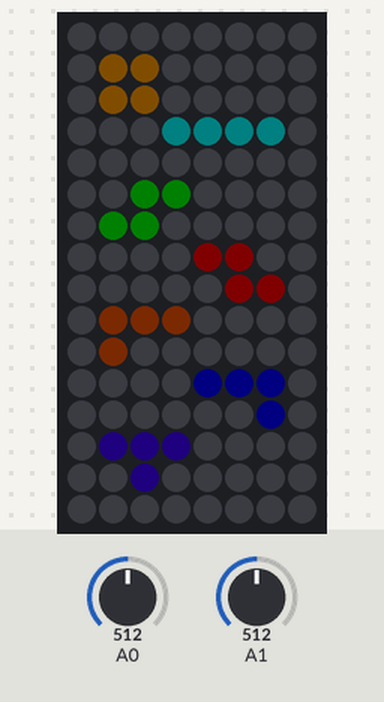
This sketch was run on a simulated Arduino Uno, built with avr-gcc and run on an emulated ATmega328P. On the bench: 8×16 RGB LED matrix (first LED top left, wired row by row). The test bench sets the inputs (shaded band); at power-on: A1 = 512, A0 = 512. Dim RGB values are drawn brighter than linear; random numbers use the default seed unless the sketch sets one.

Above: at 1.2 s.
1.3 s: A1 set to 882
2.8 s: A1 set to 917
At 4.78 s:
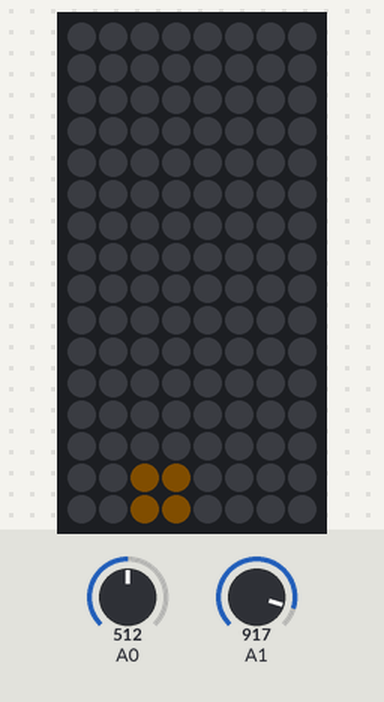
4.8 s: A0 set to 586
7.8 s: A0 set to 617
At 9.5 s:
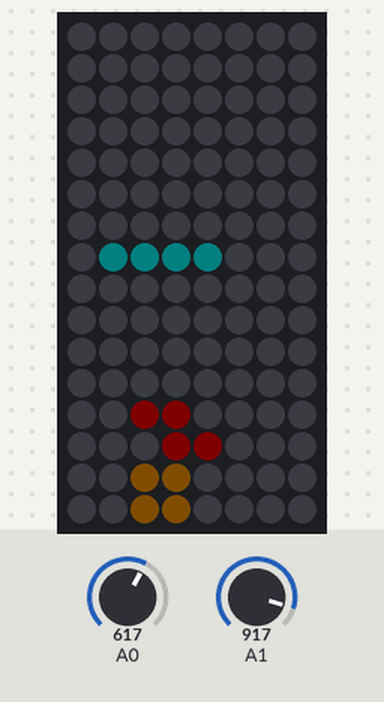
10.8 s: A0 set to 511
At 12.62 s:
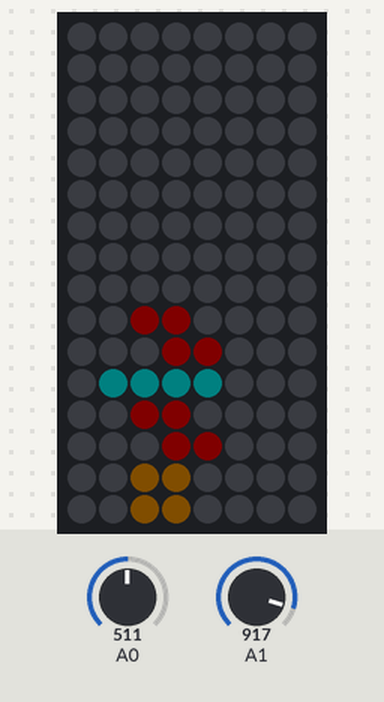
13.2 s: A1 set to 890
At 18.2 s:
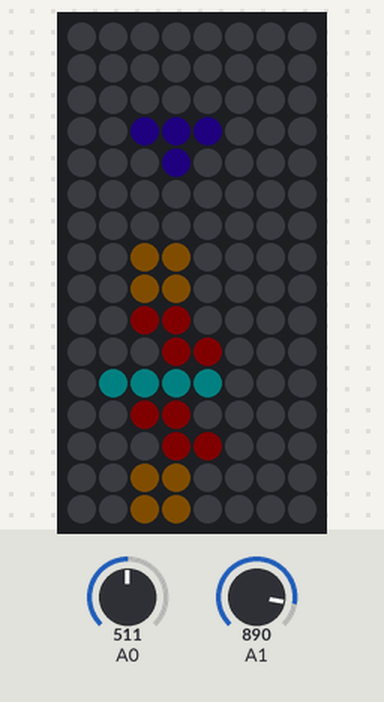

The sketch:

CH_63_02.ino
```cpp
#include <Adafruit_NeoMatrix.h>

#define DOT(block, subPattern, x, y) \
  patterns[patternStart[block] + subPattern][y * 4 + x]

#define FOREGROUND  1     // 블록 패턴에서의 전경과 배경
#define BACKGROUND  0

#define UP      0   // 이동 방향 상수
#define DOWN    1
#define LEFT    2
#define RIGHT     3
#define NO_MOVE   4   // 조이스틱 움직임 없음

// 방향 결정을 위한 가변저항의 값 범위
#define VR_MIN    100   // [0 100] 왼쪽/위쪽
#define VR_MID1   400   // [400 600] 움직임 없음
#define VR_MID2   600
#define VR_MAX  900   // [900 1023] 오른쪽/아래쪽

#define STATE_INITIAL     1   // 초기 상태
#define STATE_GAME_PLAYING  2   // 게임 진행 상태
#define STATE_GAME_END  3   // 게임 종료 상태

const byte patterns[][16] = {   // 블록 데이터
  {0, 0, 0, 0, 0, 1, 1, 0, 0, 1, 1, 0, 0, 0, 0, 0},   // P0 : 0
  {0, 0, 0, 0, 1, 1, 1, 1, 0, 0, 0, 0, 0, 0, 0, 0},   // P1 : 1
  {0, 0, 1, 0, 0, 0, 1, 0, 0, 0, 1, 0, 0, 0, 1, 0},
  {0, 0, 0, 0, 0, 0, 1, 1, 0, 1, 1, 0, 0, 0, 0, 0},   // P2 : 3
  {0, 0, 1, 0, 0, 0, 1, 1, 0, 0, 0, 1, 0, 0, 0, 0},
  {0, 0, 0, 0, 0, 1, 1, 0, 0, 0, 1, 1, 0, 0, 0, 0},   // P3 : 5
  {0, 0, 0, 1, 0, 0, 1, 1, 0, 0, 1, 0, 0, 0, 0, 0},
  {0, 0, 0, 0, 0, 1, 1, 1, 0, 1, 0, 0, 0, 0, 0, 0},   // P4 : 7
  {0, 0, 1, 0, 0, 0, 1, 0, 0, 0, 1, 1, 0, 0, 0, 0},
  {0, 0, 0, 1, 0, 1, 1, 1, 0, 0, 0, 0, 0, 0, 0, 0},
  {0, 1, 1, 0, 0, 0, 1, 0, 0, 0, 1, 0, 0, 0, 0, 0},
  {0, 0, 0, 0, 0, 1, 1, 1, 0, 0, 0, 1, 0, 0, 0, 0},   // P5 : 11
  {0, 0, 1, 1, 0, 0, 1, 0, 0, 0, 1, 0, 0, 0, 0, 0},
  {0, 1, 0, 0, 0, 1, 1, 1, 0, 0, 0, 0, 0, 0, 0, 0},
  {0, 0, 1, 0, 0, 0, 1, 0, 0, 1, 1, 0, 0, 0, 0, 0},
  {0, 0, 0, 0, 0, 1, 1, 1, 0, 0, 1, 0, 0, 0, 0, 0},   // P6 : 15
  {0, 0, 1, 0, 0, 0, 1, 1, 0, 0, 1, 0, 0, 0, 0, 0},
  {0, 0, 1, 0, 0, 1, 1, 1, 0, 0, 0, 0, 0, 0, 0, 0},
  {0, 0, 1, 0, 0, 1, 1, 0, 0, 0, 1, 0, 0, 0, 0, 0}
};

byte BLOCKS = 7;      // 블록의 종류
// 배열에서 블록 데이터가 시작하는 위치
byte patternStart[7] = {0, 1, 3, 5, 7, 11, 15};
// 각 블록이 회전에 따라 가지는 모양 개수
byte patternNo[7] = {1, 2, 2, 2, 4, 4, 4};

byte gameScreen[16][8] = {0, };     // 게임 화면 저장 배열
byte currentBlock = 0;      // 현재 블록 인덱스
byte currentSubPattern = 0;     // 현재 블록의 회전에 따른 하위 인덱스
int currentX, currentY;       // 블록의 현재 위치

int ROWS = 8, COLUMNS = 8;    // 네오픽셀 매트릭스 크기
int NUM_X = 1, NUM_Y = 2;     // x 및 y 방향으로 연결된 매트릭스 수
int PIN = 6;          // 네오픽셀 매트릭스 연결 핀

// 두 개의 연결된 네오픽셀 매트릭스 제어 객체 생성
Adafruit_NeoMatrix matrix = Adafruit_NeoMatrix(COLUMNS, ROWS,
                            NUM_X, NUM_Y, PIN,
                            NEO_MATRIX_TOP + NEO_MATRIX_RIGHT
                            + NEO_MATRIX_ROWS + NEO_MATRIX_ZIGZAG
                            + NEO_TILE_TOP + NEO_TILE_LEFT + NEO_TILE_COLUMNS);

uint16_t colors[8] = {      // 각 블록의 색상
  matrix.Color(0xFF, 0xD7, 0x00), matrix.Color(0x00, 0xFF, 0xFF),
  matrix.Color(0X00, 0xFF, 0x00), matrix.Color(0xFF, 0x00, 0x00),
  matrix.Color(0xCD, 0x85, 0x3F), matrix.Color(0x00, 0x00, 0xFF),
  matrix.Color(0x8A, 0x2B, 0xE2)
};

byte state = STATE_INITIAL;     // 초기 화면에서 시작

int INTERVAL = 500;       // 블록 움직임 간격
unsigned long timePrevious;     // 블록 움직임 간격
int JOYSTICK_DELAY = 150;     // 조이스틱 연속 조작 간격

void setup() {
  matrix.begin();       // 네오픽셀 매트릭스 초기화
  matrix.setBrightness(5);    // 밝기 정도 [0 255]

  randomSeed(analogRead(A3));     // 난수 발생기 초기화

  displayInitialScreen();       // 초기 화면 표시
  timePrevious = millis();
}

void displayGameEndScreen() {   // 게임 종료 화면 표시
  for (int y = 0; y < 16; y++) {
    for (int x = 0; x < 8; x++) {
      if (gameScreen[y][x] != 0)    // 남은 블록을 흰색으로 모두 바꿈
        matrix.drawPixel(x, y, matrix.Color(0xAA, 0xAA, 0xAA));
    }
    matrix.show();
    delay(100);       // 줄 단위로 순차적으로 진행
  }

  for (int y = 5; y < 13; y++) {    // 화면 가운데 화살표 표시
    int x1 = y - 5;
    int x2 = 12 - y;
    matrix.drawPixel(x1, y, matrix.Color(0xFF, 0x00, 0x00));
    matrix.drawPixel(x2, y, matrix.Color(0xFF, 0x00, 0x00));
  }
  matrix.show();
}

void displayInitialScreen() {   // 초기 화면에 7개 블록 모두 표시
  matrix.clear();
  for (int b = 0; b < 7; b++) {
    int x = (b % 2) * 3;
    int y = (b / 2) * 4 + (b % 2) * 2;
    drawPattern(x, y, b, 0);
  }
  matrix.show();
}

// 게임 화면의 (x, y) 위치부터 시작해서 block번 블록의 subPattern 출력
void drawPattern(byte x, byte y, byte block, byte subPattern) {
  for (byte yy = 0; yy < 4; yy++) {
    for (byte xx = 0; xx < 4; xx++) {
      byte b = DOT(block, subPattern, xx, yy);
      if (b == FOREGROUND) {
        matrix.drawPixel(x + xx, y + yy, colors[block]);
      }
    }
  }
}

int checkMovement() {     // 조이스틱 움직임 검사
  int a1 = analogRead(A0);    // X 축
  int a2 = analogRead(A1);    // Y 축

  if (a1 <= VR_MIN && a2 >= VR_MID1 && a2 <= VR_MID2)   return LEFT;
  if (a1 >= VR_MAX && a2 >= VR_MID1 && a2 <= VR_MID2) return RIGHT;
  if (a2 <= VR_MIN && a1 >= VR_MID1 && a1 <= VR_MID2)   return UP;
  if (a2 >= VR_MAX && a1 >= VR_MID1 && a1 <= VR_MID2)   return DOWN;
  return NO_MOVE;
}

void initializeGameScreen() {   // 게임 화면의 모든 블록 지움
  for (byte y = 0; y < 16; y++)
    for (byte x = 0; x < 8; x++)
      gameScreen[y][x] = 0;
}

void selectCurrentBlock() {   // 난수 함수로 블록 선택
  currentBlock = random(BLOCKS);  // 현재 블록 인덱스
  currentSubPattern = 0;      // 기본 회전 위치에서 시작
  currentX = 1;
  currentY = -2;        // 보이지 않는 위치부터 내려오기 시작
}

void displayGameScreen() {
  matrix.clear();

  for (byte y = 0; y < 16; y++) {     // 게임 화면에 저장된 데이터 표시
    for (byte x = 0; x < 8; x++) {
      int colorIndex = gameScreen[y][x] - 1;
      if (colorIndex != -1) matrix.drawPixel(x, y, colors[colorIndex]);
    }
  }

  int tempX, tempY;
  for (byte y = 0; y < 4; y++) {    // 현재 움직이는 블록 표시
    tempY = currentY + y;
    for (byte x = 0; x < 4; x++) {
      byte b = DOT(currentBlock, currentSubPattern, x, y);
      if (b == FOREGROUND) {
        tempX = currentX + x;
        matrix.drawPixel(tempX, tempY, colors[currentBlock]);
      }
    }
  }

  matrix.show();
}

boolean endOfGame() {     // 게임 종료 검사
  boolean eog = false;

  for (byte x = 0; x < 8; x++) {
    if (gameScreen[0][x] != 0) return true;
  }
  return false;
}

void updateGameScreen() {
  int tempX, tempY;

  for (byte y = 0; y < 4; y++) {    // 현재 블록을 게임 화면에 추가
    tempY = currentY + y;
    if (tempY < 0) continue;
    for (byte x = 0; x < 4; x++) {
      byte b = DOT(currentBlock, currentSubPattern, x, y);
      if (b == FOREGROUND) {
        tempX = currentX + x;
        gameScreen[tempY][tempX] = currentBlock + 1;
      }
    }
  }

  boolean remove;
  for (int y = 15; y >= 0; y--) {   // 줄 제거 여부 판단 및 제거
    remove = true;
    for (int x = 0; x < 8; x++) {
      if (gameScreen[y][x] == 0) {
        remove = false;
        break;
      }
    }
    if (remove) {       // 줄을 지워야 하는 경우
      for (int yy = y; yy > 0; yy--) {  // 줄을 지우고 한 줄씩 내림
        for (int xx = 0; xx < 8; xx++) {
          gameScreen[yy][xx] = gameScreen[yy - 1][xx];
        }
      }
      for (int xx = 0; xx < 8; xx++)  // 첫 번째 줄은 빈칸으로 채움
        gameScreen[0][xx] = 0;
      y++;          // 지우고 내려온 줄을 다시 검사
    }
  }
}

// 지정한 위치에 지정한 블록을 놓았을 때 완전히 보이는 지 검사
boolean fullyShownBlock(int startX, int startY, int subPattern) {
  int tempX, tempY;

  for (int yy = 0; yy < 4; yy++) {
    tempY = startY + yy;
    for (int xx = 0; xx < 4; xx++) {
      byte b = DOT(currentBlock, subPattern, xx, yy);
      if (b == FOREGROUND) {
        tempX = startX + xx;
        if (tempX < 0 || tempX >= 8 || tempY < 0 || tempY >= 16)
          return false;
      }
    }
  }
  return true;
}

// 지정한 위치에 지정한 블록을 놓았을 때 다른 블록과 겹치지 않는 지 검사
boolean placeableOnGameScreen(int startX, int startY, int subPattern) {
  int tempX, tempY;

  for (int yy = 0; yy < 4; yy++) {
    tempY = startY + yy;
    for (int xx = 0; xx < 4; xx++) {
      byte b = DOT(currentBlock, subPattern, xx, yy);
      if (b == FOREGROUND) {
        tempX = startX + xx;
        if (gameScreen[tempY][tempX] != 0) return false;
      }
    }
  }
  return true;
}

boolean possibleMoveLeft() {    // 왼쪽으로 이동 가능 검사
  int nextX = currentX - 1, nextY = currentY;

  if (fullyShownBlock(currentX, currentY, currentSubPattern)
      && fullyShownBlock(nextX, nextY, currentSubPattern)
      && placeableOnGameScreen(nextX, nextY, currentSubPattern))
    return true;
  else return false;
}

boolean possibleMoveRight() {   // 오른쪽으로 이동 가능 검사
  int nextX = currentX + 1, nextY = currentY;

  if (fullyShownBlock(currentX, currentY, currentSubPattern)
      && fullyShownBlock(nextX, nextY, currentSubPattern)
      && placeableOnGameScreen(nextX, nextY, currentSubPattern))
    return true;
  else return false;
}

boolean possibleRotate() {    // 회전 가능 검사
  int nextSubPattern = (currentSubPattern + 1) % patternNo[currentBlock];
  int tempX, tempY;

  if (fullyShownBlock(currentX, currentY, currentSubPattern)
      && fullyShownBlock(currentX, currentY, nextSubPattern)
      && placeableOnGameScreen(currentX, currentY, nextSubPattern))
    return true;
  else return false;
}

boolean possibleMoveDown() {    // 아래쪽으로 이동 가능 검사
  int nextX = currentX, nextY = currentY + 1;
  int tempX, tempY;

  for (byte y = 0; y < 4; y++) {
    tempY = nextY + y;
    if (tempY < 0) continue;    // 일부만 보이는 경우
    for (byte x = 0; x < 4; x++) {
      byte b = DOT(currentBlock, currentSubPattern, x, y);
      if (b == FOREGROUND) {
        tempX = nextX + x;
        if (tempY >= 16 || gameScreen[tempY][tempX] != 0) return false;
      }
    }
  }
  return true;
}

void loop() {
  if (state == STATE_INITIAL) {   // 초기 상태
    if (checkMovement() != NO_MOVE) { // 조이스틱 움직임
      state = STATE_GAME_PLAYING; // 게임 진행 상태로 전환
      initializeGameScreen();   // 게임 화면 초기화
      selectCurrentBlock();   // 난수 함수로 블록 선택
      matrix.clear();     // 네오픽셀 매트릭스 초기화
    }
  }
  else if (state == STATE_GAME_PLAYING) {   // 게임 진행 상태
    byte joystickMove = checkMovement();
    if (joystickMove == LEFT) {     // 조이스틱을 왼쪽으로 움직인 경우
      if (possibleMoveLeft()) {     // 블록을 왼쪽으로 움직일 수 있는 경우
        currentX--;     // 블록 위치 조정
        displayGameScreen();    // 게임 화면 표시
        delay(JOYSTICK_DELAY);    // 조이스틱 움직임 사이 시간 지연
      }
    }
    else if (joystickMove == RIGHT) {   // 조이스틱을 오른쪽으로 움직인 경우
      if (possibleMoveRight()) {
        currentX++;
        displayGameScreen();
        delay(JOYSTICK_DELAY);
      }
    }
    else if (joystickMove == UP) {    // 조이스틱을 위로 움직인 경우
      if (possibleRotate()) {
        currentSubPattern = (currentSubPattern + 1) % patternNo[currentBlock];
        displayGameScreen();
        delay(JOYSTICK_DELAY);
      }
    }
    else if (joystickMove == DOWN) {  // 조이스틱을 아래로 움직인 경우
      if (possibleMoveDown()) {
        currentY++;
        displayGameScreen();
        delay(JOYSTICK_DELAY);
      }
    }

    unsigned long timeCurrent = millis();
    if (timeCurrent - timePrevious >= INTERVAL) { // 블록을 움직일 시간
      timePrevious = timeCurrent;

      if (!possibleMoveDown()) {    // 아래로 움직일 수 없으면
        updateGameScreen();     // 현재 블록을 고정시켜 게임 화면 갱신

        if (endOfGame()) state = STATE_GAME_END;
        else selectCurrentBlock();
      }
      else {          // 블록을 아래로 움직일 수 있으면
        currentY++;       // 블록을 아래로 이동
      }

      if (state == STATE_GAME_END) displayGameEndScreen();
      else displayGameScreen();     // 게임 화면 표시
    }
  }
  else if (state == STATE_GAME_END) { // 게임 종료 상태
    if (checkMovement() != NO_MOVE) { // 조이스틱 움직임
      state = STATE_INITIAL;    // 초기 상태로 전환
      displayInitialScreen();   // 초기 화면 표시
      delay(1000);      // 초기 화면 표시 후 바로 게임 시작 방지
    }
  }
}
```

Measured:
- the behaviour switches between 899 and 900 on A1 (found by bisection; images 0 and 1)
- the behaviour switches between 600 and 601 on A0 (found by bisection; images 1 and 2)
- after the input at 1.3 s, every drawn part: stays the same
- after the input at 2.8 s, the LEDs: first change at once (image 1 shows a later state)
- what the display in image 2 shows lasts 0.5 s, from 9.2 s to 9.7 s
